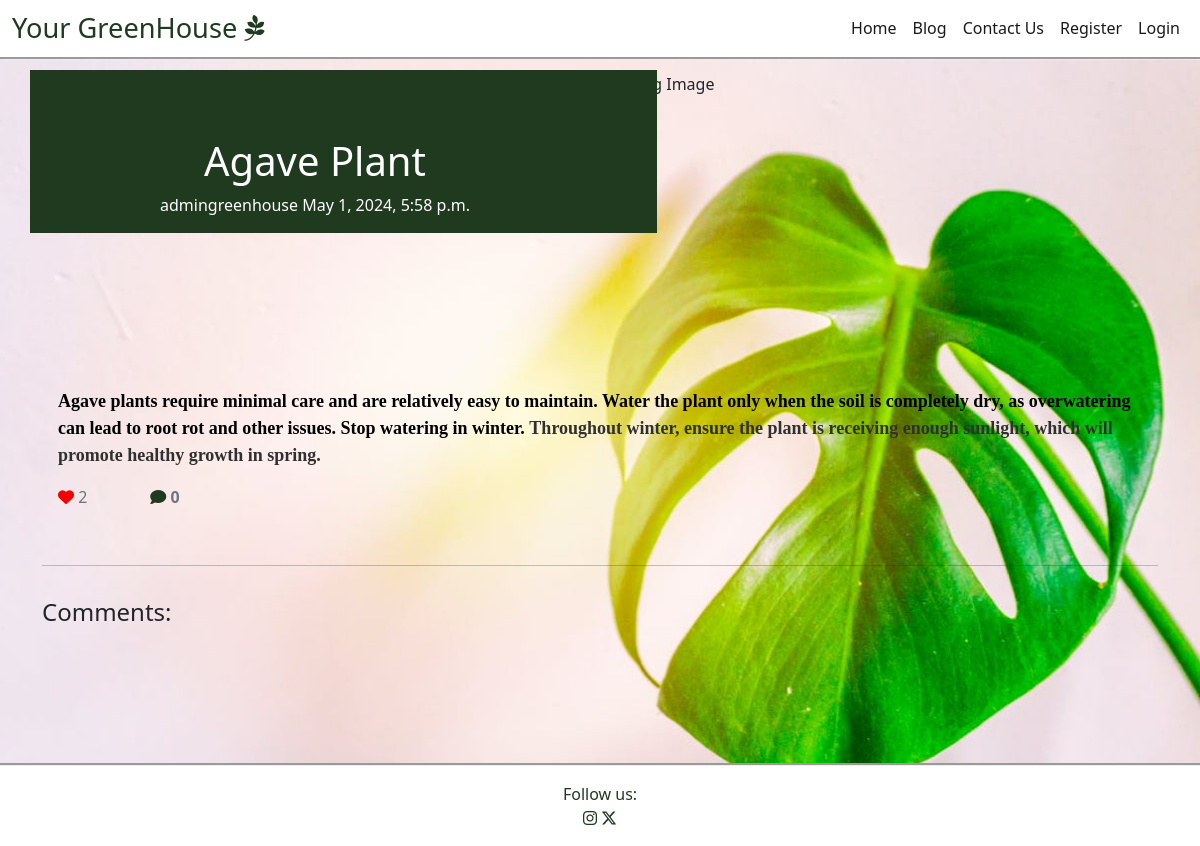
/details/agave-plant/, run on the app's committed database.
### blogsite/models.py (models this page shows, shortened)
class Post(models.Model):
    title = models.CharField(max_length=200, unique=True)
    slug = models.SlugField(max_length=200, unique=True)
    writer = models.ForeignKey(User, on_delete=models.CASCADE,
                               related_name="posts")
    updated = models.DateTimeField(auto_now=True)
    chosen_image = CloudinaryField('image', default='placeholder')
    content = models.TextField()
    excerpt = models.TextField(blank=True)
    created = models.DateTimeField(auto_now_add=True)
    status = models.IntegerField(choices=STATUS, default=0)
    likes = models.ManyToManyField(User, blank=True, related_name="user_likes")
    class Meta:
        ordering = ["-created"]
    def likes_number(self):
        return self.likes.count()

### blogsite/views.py (the view, shortened to what this page needs)
# urls.py: path('details/<slug:slug>/', Details.as_view(), name='details.html'),
class Details(View):
    def get(self, request, slug, *args, **kwargs):
        queryset = Post.objects.filter(status=1)
        post = get_object_or_404(queryset, slug=slug)
        comment = post.comment.filter(approved=True).order_by("-created")
        liked = False
        if post.likes.filter(id=self.request.user.id).exists():
            liked = True
        return render(
            request,
            "details.html",
            {
                "post": post,
                "comment": comment,
                "commented": False,
                "liked": liked,
                "comment_on_form": CommentOnForm()
            },
        )

### templates/details.html (shortened to what this page needs)
{% extends 'base.html' %}
{% block content %}
{% load crispy_forms_tags %}
<div class="post-content">
    <div class="container">
        <div class="row">
            <div class="col-md-6 post-content-text">
                <h1 class="post-content-title">{{ post.title }}</h1>
                <p class="post-content-subtitle">{{ post.writer }} {{ post.created }}</p>
            </div>
            <div class="d-none d-md-block col-md-6 post-content-image">
                {% if "placeholder" in post.chosen_image.url %}
                <img src="/static/blog.jpg" alt="Blog Image" class="blog-image">
                {% else %}
                <img src="{{ post.chosen_image.url }}" alt="Blog Image" class="blog-image">
                {% endif %}
            </div>
        </div>
    </div>
</div>
<div class="container">
    <div class="row">
        <div class="col card mb-4  mt-3 left  top">
            <div class="card-body">
                <p class="card-text ">{{ post.content | safe }}</p>
                <div class="row">
                    <div class="col-1">
                        {% if user.is_authenticated %}
                        <form action="{% url 'like' post.slug %}" class="d-inline" method="POST">
                            {% csrf_token %}
                            {% if liked %}
                            <button class="like-button" aria-label="Like Button" value="{{ post.slug }}" name="post-id" type="submit">
                                <i class="fa-solid fa-heart"></i>
                            </button>
                            {% else %}
                            <button class="like-button" aria-label="Like Button" value="{{ post.slug }}" name="post-id" type="submit">
                                <i class="far fa-heart"></i>
                            </button>
                            {% endif %}
                        </form>
                        {% else %}
                        <span class="text-secondary"><i class="fa-solid fa-heart" style="color: #f50000;"></i></span>
                        {% endif %}
                        <span class="text-secondary">{{ post.likes_number }}</span>
                    </div>
                    <div class="col-1">
                        {% with comment.count as total_comments %}
                        <strong class="text-secondary"><i class="fa-solid fa-comment" style="color: #1f3a1e;"></i>
                            {{ total_comments }}
                        </strong>
                        {% endwith %}
                    </div>
                </div>
            </div>
        </div>
    </div>
    <div class="row">
        <div class="col">
            <hr>
        </div>
    </div>
    <div class="row">
        <div class="col-md-8 card mb-4  mt-3 ">
            <h4>Comments:</h4>
            <div class="card-body">
            </div>
        </div>
        <div class="col-md-8 card mb-4  mt-3 ">
            <div class="card-body">
            </div>
        </div>
    </div>
</div>
{% endblock content %}

### static/css/base.css (style rules this page uses)
html { height: 100%; }
.main-bg { background: url('/static/background.jpg') no-repeat center center fixed; background-size: cover; }
.card { border: #1f3a1e ; background-color: transparent; }
.post-content { margin-top: 10px; overflow: hidden; position: relative; display: inline-block; height: 33vh; width: 100%; }
.post-content-text { background-color: #1f3a1e;; color: white; position: relative; text-align: center; padding-top: 67px; }
.post-content-image { position: relative; overflow: hidden; }
.post-content-image:after { content: ""; position: absolute; top: 0; right: 90%; height: 100%; width: 150%; background: #1f3a1e; z-index: 100; }
.blog-image { width: 100%; }

### data on the page
Post: title "Agave Plant", writer "admingreenhouse", created "May 1, 2024, 5:58 p.m.", content "Agave plants require minimal care and are relatively easy to maintain. Water the plant only when the soil is completely dry, as overwatering can lead to root rot and other issues. Stop watering in winter. Throughout winter, ensure the plant is receiving enough sunlight, which will promote healthy growth in spring.", likes_number "2"

### other printed values
{{ total_comments }} "0"
